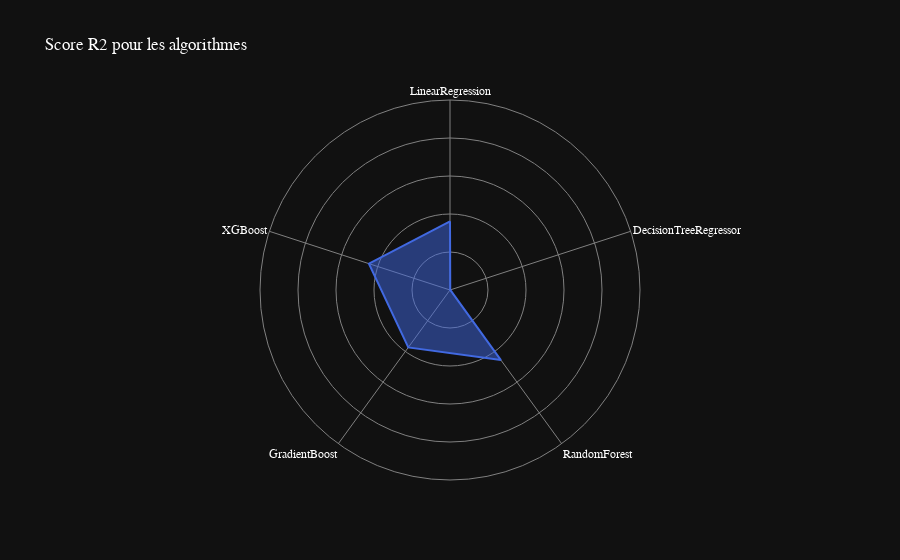

Write notebook code for a chart like this one.
### Code cell
# affichage en spiderchart des scores r2 des algorithmes
data = [
    {'r': r2_linear, 'theta': 'LinearRegression'},
    {'r': r2_tree, 'theta': 'DecisionTreeRegressor'},
    {'r': r2_random_forest, 'theta': 'RandomForest'},
    {'r': r2_gradient, 'theta': 'GradientBoost'},
    {'r': r2_xgboost, 'theta': 'XGBoost'}
]
fig = px.line_polar(data, r='r', theta='theta',title="Score R2 pour les algorithmes", line_close=True, template='plotly_dark', color_discrete_sequence=['royalblue'])
fig.update_traces(fill='toself')
# change la police
fig.update_layout(
    font=dict(
        family="Optima",
        size=12,
        color="white"
    )
)
# Masquer la ligne représentant les valeurs de 0 à 5 sur l'axe radial
fig.update_layout(
    polar=dict(
        radialaxis=dict(
            showline=False, # masquer la ligne sur l'axe radial
            range=[0,1], # plage maximale de l'axe radial
            showticklabels=False
        )
    )
)

fig.update_layout(
    polar=dict(
        radialaxis=dict(gridcolor='gray', linecolor='gray'),
        angularaxis=dict(gridcolor='gray', linecolor='gray')
    )
)
fig.show()

### Figure 1 — Plotly figure (JSON) as saved in the notebook; plotly's stock layout.template omitted (floating-point values rounded to 4 significant figures)
{"data": [{"fill": "toself", "hovertemplate": "r=%{r}<br>theta=%{theta}<extra></extra>", "legendgroup": "", "line": {"color": "royalblue", "dash": "solid"}, "marker": {"symbol": "circle"}, "mode": "lines", "name": "", "r": [0.3612, 0.001466, 0.4559, 0.3735, 0.4488, 0.3612], "showlegend": false, "subplot": "polar", "theta": ["LinearRegression", "DecisionTreeRegressor", "RandomForest", "GradientBoost", "XGBoost", "LinearRegression"], "type": "scatterpolar"}], "layout": {"font": {"color": "white", "family": "Optima", "size": 12}, "legend": {"tracegroupgap": 0}, "polar": {"angularaxis": {"direction": "clockwise", "gridcolor": "gray", "linecolor": "gray", "rotation": 90}, "domain": {"x": [0, 1], "y": [0, 1]}, "radialaxis": {"gridcolor": "gray", "linecolor": "gray", "range": [0, 1], "showline": false, "showticklabels": false}}, "title": {"text": "Score R2 pour les algorithmes"}}}
